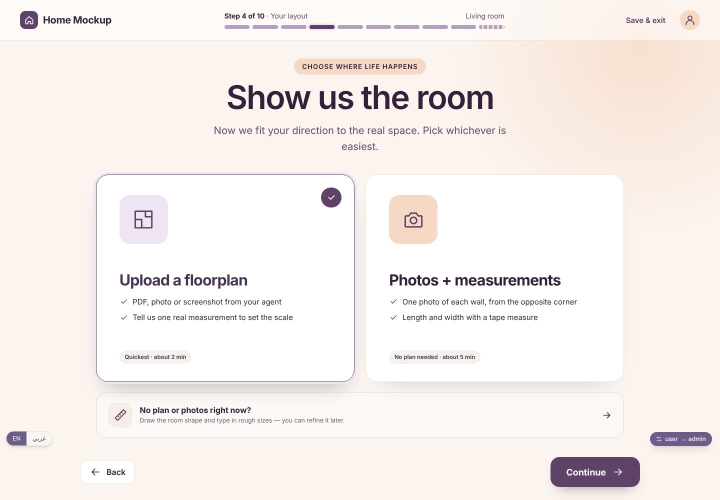
#> input picture qa/screen-agent/designs/journey/S4-Input.jpg, 1440 x 1000 px (shown at 1/2 size)
$ python make_scene.py ../../qa/screen-agent/designs/journey/S4-Input.jpg ../../qa/screen-agent/designs/journey/Main.jpg ../../qa/screen-agent/designs/journey/Main.jpg
#> lines starting #> are read from the running program, lines starting #| are printed output that depends on the picture; after the words box and inside, x2 and y2 are one past the last pixel; in counts of white or black regions, pixels touching at a corner belong together
"""Builds a small, real Generator PRO demo scene from the sample living-room photo:
camera-aligned, full-canvas transparent variation layers made by masking and
recolouring pixels of the photo itself (no pasted product photos).

Usage:
  python3 scripts/showroom-demo/make_scene.py public/journey-sample/room-hero.jpg \
    public/showroom-demo/living-room /showroom-demo/living-room
"""
import json, os, sys
import numpy as np
from PIL import Image, ImageFilter

SRC, OUT, PREFIX = sys.argv[1], sys.argv[2], sys.argv[3].rstrip("/") + "/"
os.makedirs(OUT, exist_ok=True)
im = Image.open(SRC).convert("RGB")
#> im is the input picture: PIL image 1440x1000 RGB; mean R, G, B 245.8, 239.6, 236.5
# the sample photo has a numbered badge in its top-left corner: cover it with the
# neighbouring stretch of ceiling and cornice before anything is derived from it
import cv2
_a = np.asarray(im).copy(); _m = np.zeros(_a.shape[:2], np.uint8)
cv2.circle(_m, (44, 60), 36, 255, -1)
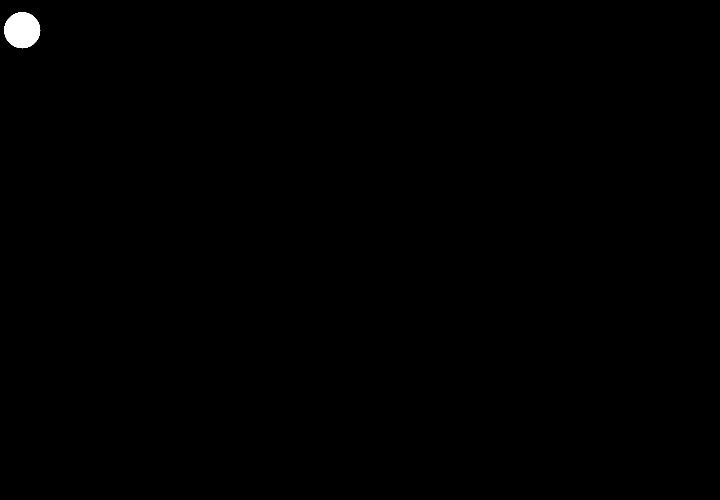
#> _m: shape (1000, 1440) (shown at 1/2 size); 0.28% white; 1 white region, box (x1, y1, x2, y2) and area: (8, 24, 81, 97) 4053
im = Image.fromarray(cv2.inpaint(_a, _m, 9, cv2.INPAINT_TELEA))
W, H = im.size
#> W = 1440; H = 1000
rgb = np.asarray(im).astype(np.float32) / 255
hsv = np.asarray(im.convert("HSV")).astype(np.float32)
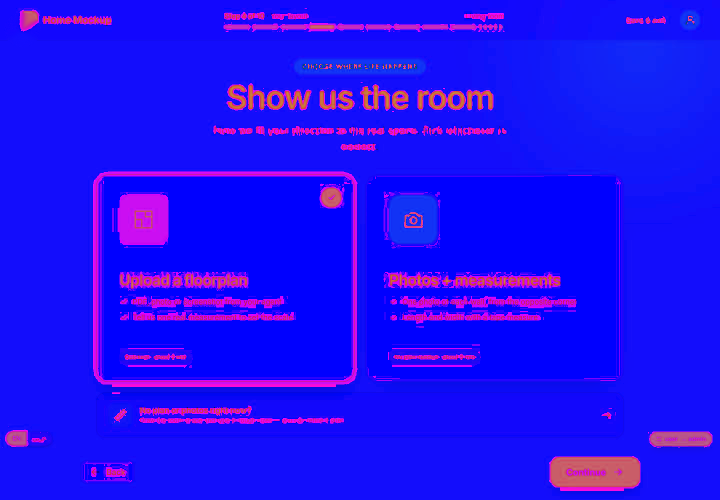
#> hsv: shape (1000, 1440, 3) float32 (shown at 1/2 size); mean R, G, B 32.1, 12.3, 247.9
h, s, v = hsv[..., 0] * 360 / 255, hsv[..., 1] / 255, hsv[..., 2] / 255
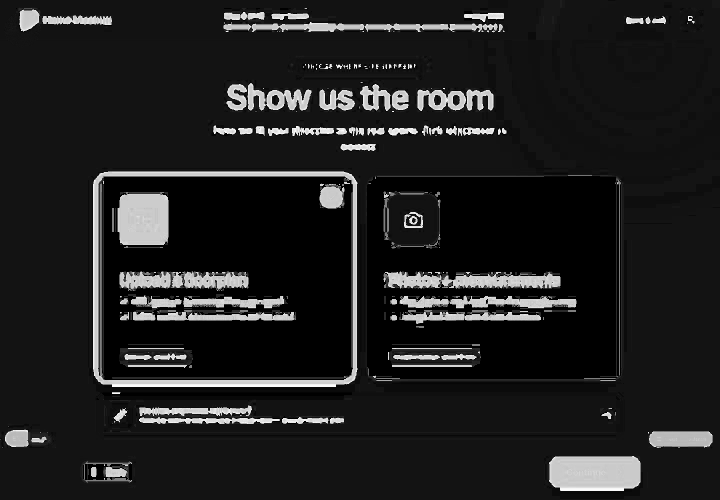
#> h: shape (1000, 1440) float32 (shown at 1/2 size); min 0, max 357.2, mean 45.1; drawn with min black and max white
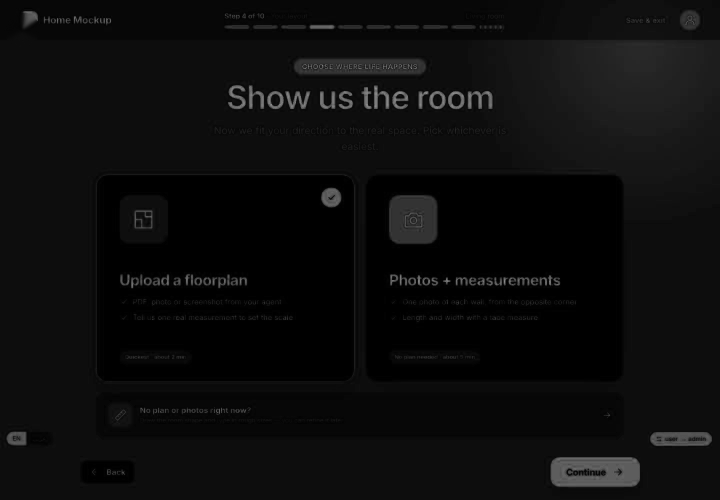
#> s: shape (1000, 1440) float32 (shown at 1/2 size); min 0, max 0.792, mean 0.0484
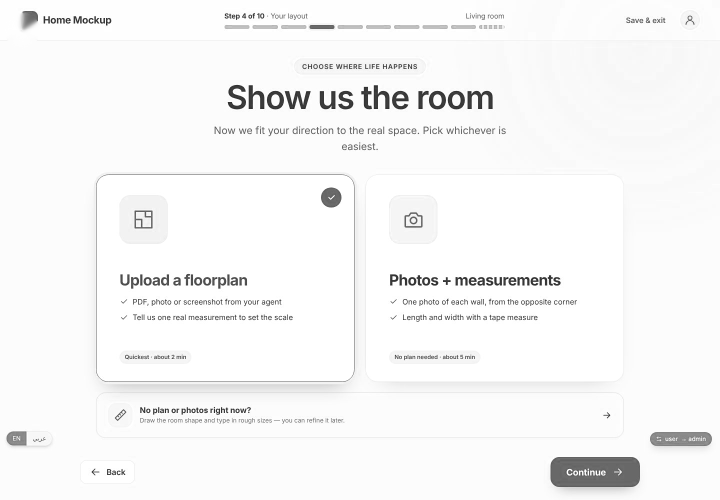
#> v: shape (1000, 1440) float32 (shown at 1/2 size); min 0.0902, max 1, mean 0.965
yy, xx = np.mgrid[0:H, 0:W]

def soft(mask, r=1.4, close=5):
  m = Image.fromarray((mask * 255).astype(np.uint8))
  m = m.filter(ImageFilter.MaxFilter(close)).filter(ImageFilter.MinFilter(close))   # close small holes
  m = m.filter(ImageFilter.MinFilter(3)).filter(ImageFilter.MaxFilter(3))           # drop specks
  m = m.filter(ImageFilter.GaussianBlur(r))
  return np.asarray(m).astype(np.float32) / 255

# sofa: plum/magenta velvet, lower right
sofa = ((h > 285) | (h < 8)) & (s > .28) & (v > .12) & (xx > 790) & (yy > 600) & (yy < 905)
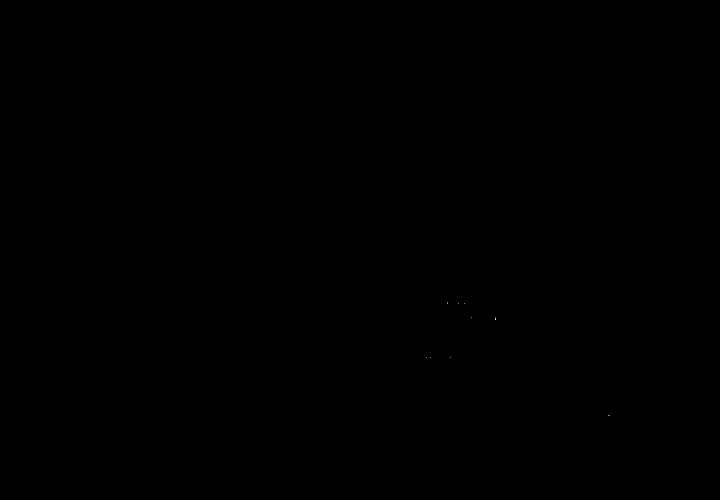
#> sofa: shape (1000, 1440) bool (shown at 1/2 size); 0% white in thin lines or dots, all inside (x1, y1, x2, y2) = (853, 604, 1219, 831)
# arch wall + door paint: teal, left side, excluding the green chair
wall = (h > 135) & (h < 205) & (s > .12) & (v > .06) & (xx < 500) & (yy > 150) & (yy < 800)
#> wall: shape (1000, 1440) bool; every value is 0
chair = (xx > 350) & (xx < 625) & (yy > 625) & (h < 168)   # leather is greener than the teal paint
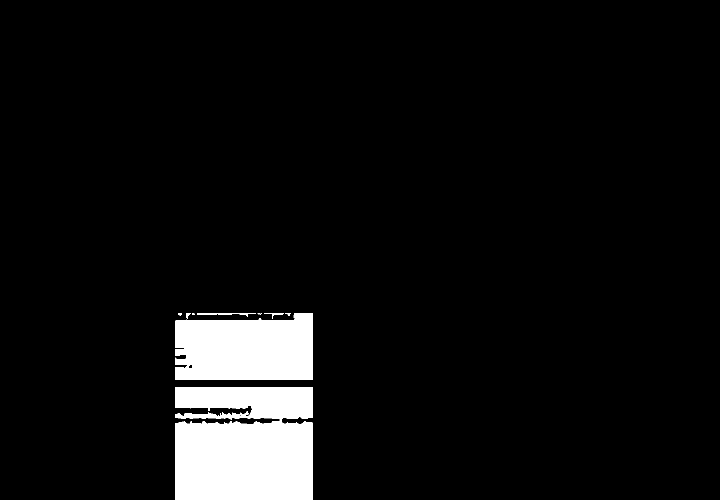
#> chair: shape (1000, 1440) bool (shown at 1/2 size); 6.3% white; 9 white regions (2 under 20 px), largest, box (x1, y1, x2, y2) and area: (351, 774, 625, 1000) 57782, (351, 626, 625, 760) 32889, (394, 626, 512, 634) 387
wall &= ~chair
sofa_a, wall_a = soft(sofa.astype(np.float32)), soft(wall.astype(np.float32), close=9)
#> in soft, `return np.asarray(m).astype(np.float32) / 255`: returned value: shape (1000, 1440) float32; every value is 0

def recolor(target_rgb, keep_light=True, sat=None):
  """Shade a flat colour by the photo's own lightness, so folds and light stay."""
  lum = (0.299 * rgb[..., 0] + 0.587 * rgb[..., 1] + 0.114 * rgb[..., 2])
  base = np.array(target_rgb, np.float32) / 255
  ref = 0.299 * base[0] + 0.587 * base[1] + 0.114 * base[2]
  out = np.clip(base[None, None, :] * (lum / max(ref, .05))[..., None] * 0.92, 0, 1)
  grey = lum[..., None].repeat(3, 2)
  return np.clip(out * 0.82 + grey * 0.18, 0, 1)

def layer(name, alpha, colours):
#> called with name = 'sofa'
  paths, thumbs = [], []
  ys, xs = np.nonzero(alpha > .5)
#> ys = empty array; xs = empty array
#> (the run stopped early here; a loop or call above may not have finished)

$ run again, on qa/screen-agent/designs/journey/S1-Place.jpg
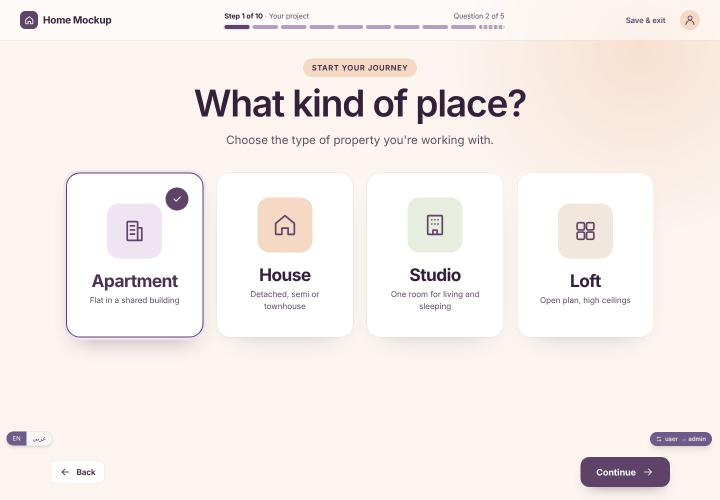
#> input picture qa/screen-agent/designs/journey/S1-Place.jpg, 1440 x 1000 px (shown at 1/2 size)
#> im is the input picture: PIL image 1440x1000 RGB; mean R, G, B 245.3, 238.4, 234.8
#> _m: shape (1000, 1440); 0.28% white; 1 white region, box (x1, y1, x2, y2) and area: (8, 24, 81, 97) 4053
#> `hsv = np.asarray(im.convert("HSV")).astype(np.float32)`:
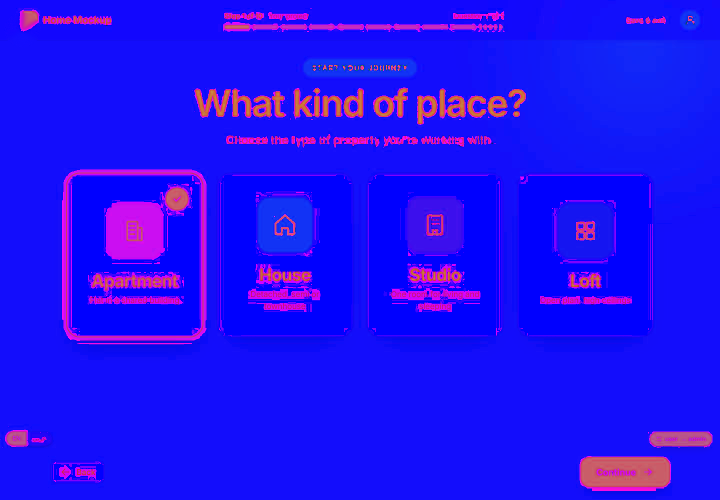
#> hsv: shape (1000, 1440, 3) float32 (shown at 1/2 size); mean R, G, B 32.5, 13.9, 247.5
#> sofa: shape (1000, 1440) bool; every value is 0
#> `chair = (xx > 350) & (xx < 625) & (yy > 625) & (h < 168)`:
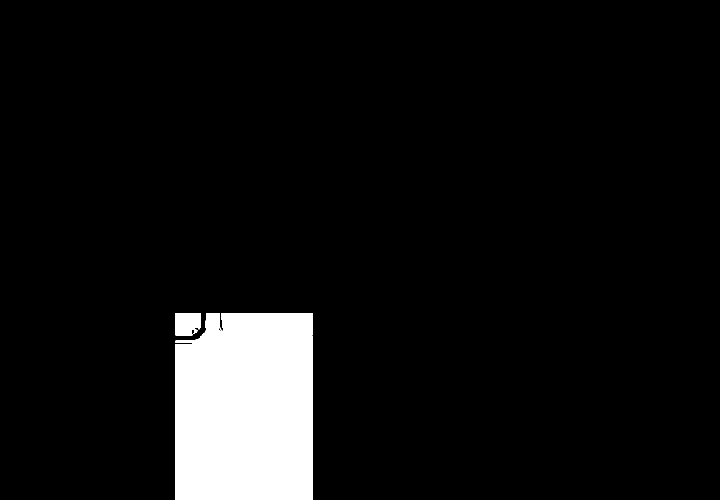
#> chair: shape (1000, 1440) bool (shown at 1/2 size); 7% white; 2 white regions, box (x1, y1, x2, y2) and area: (351, 626, 625, 1000) 99026, (351, 626, 402, 671) 2076
#> ys = empty array

$ run again, on qa/screen-agent/designs/journey/S1-Start.jpg
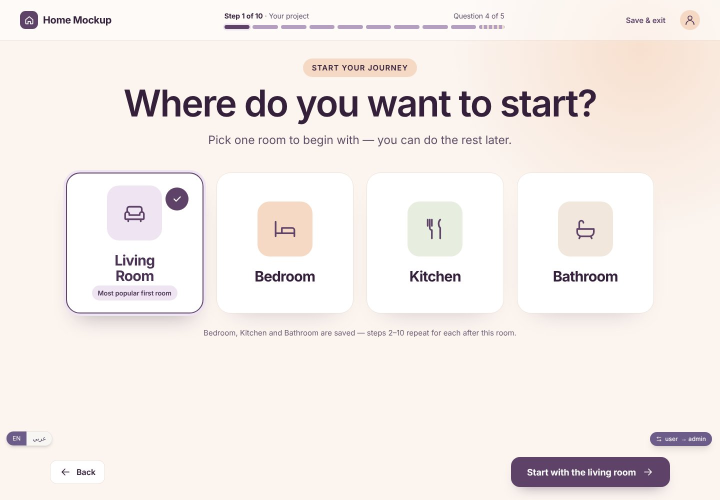
#> input picture qa/screen-agent/designs/journey/S1-Start.jpg, 1440 x 1000 px (shown at 1/2 size)
#> im is the input picture: PIL image 1440x1000 RGB; mean R, G, B 243.8, 236.5, 233
#> _m: shape (1000, 1440); 0.28% white; 1 white region, box (x1, y1, x2, y2) and area: (8, 24, 81, 97) 4053
#> `hsv = np.asarray(im.convert("HSV")).astype(np.float32)`:
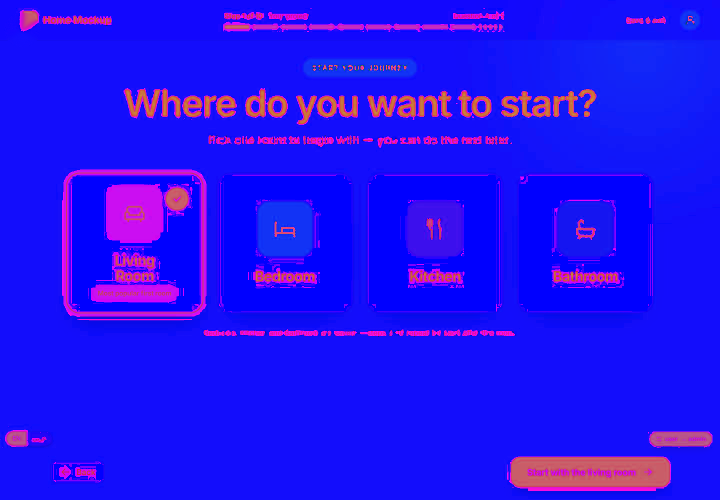
#> hsv: shape (1000, 1440, 3) float32 (shown at 1/2 size); mean R, G, B 34.8, 14.9, 246.1
#> sofa: shape (1000, 1440) bool; every value is 0
#> `chair = (xx > 350) & (xx < 625) & (yy > 625) & (h < 168)`:
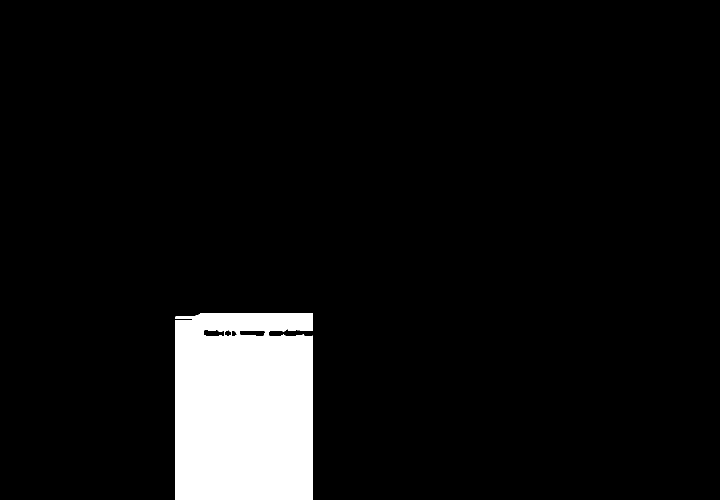
#> chair: shape (1000, 1440) bool (shown at 1/2 size); 7% white; 1 white region, box (x1, y1, x2, y2) and area: (351, 626, 625, 1000) 100175
#> ys = empty array
